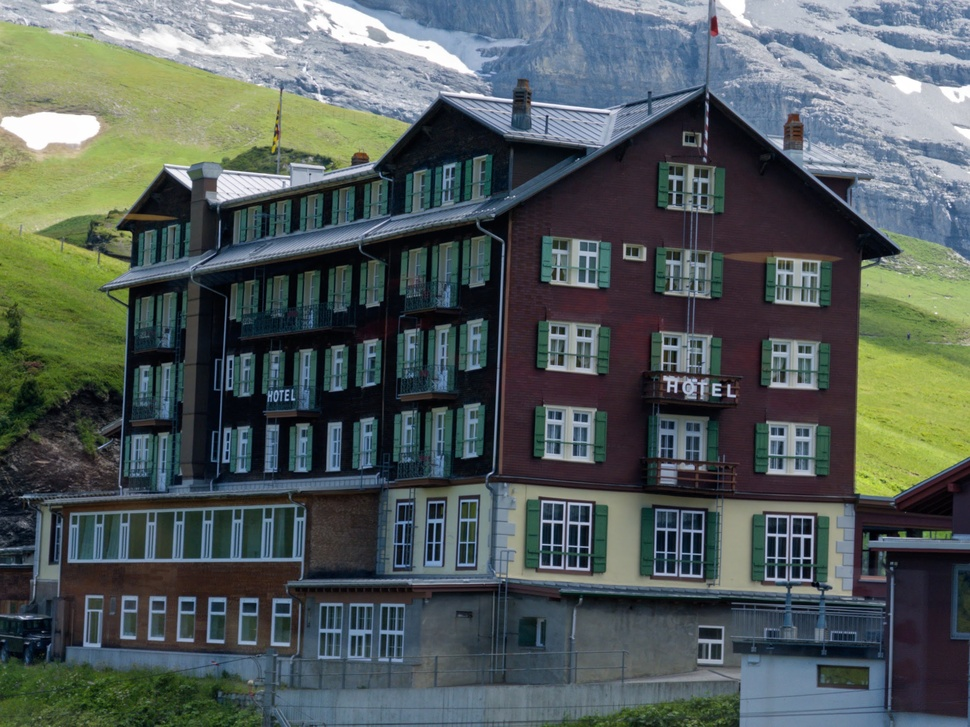
#> input picture Tests/images/IDG_20250628_143148_636.jpg, 970 x 727 px, shrunk from 2342 x 1756 before the run
$ python process_icon.py Tests/images/IDG_20250628_143148_636.jpg Tests/images/IMG_0589.jpg
#> lines starting #> are read from the running program, lines starting #| are printed output that depends on the picture; after the words box and inside, x2 and y2 are one past the last pixel; in counts of white or black regions, pixels touching at a corner belong together
import sys
from PIL import Image, ImageDraw, ImageOps

def create_rounded_icon(input_path, output_path, corner_radius_ratio=0.22):
#> called with input_path = 'Tests/images/IDG_20250628_143148_636.jpg', output_path = 'Tests/images/IMG_0589.jpg', corner_radius_ratio = 0.22
    try:
        # Open source image
        img = Image.open(input_path).convert("RGBA")

        # macOS squircle-ish rounded corners
        # Create mask
        mask = Image.new('L', img.size, 0)
#> mask: PIL image 970x727 L; every value is 0
        draw = ImageDraw.Draw(mask)

        w, h = img.size
#> w = 970; h = 727
        # Standard rounded rect for now (approximating macOS squircle)
        radius = min(w, h) * corner_radius_ratio
#> radius = 159.9
        draw.rounded_rectangle([(0, 0), (w, h)], radius=radius, fill=255)

        # Apply mask
        output = ImageOps.fit(img, mask.size, centering=(0.5, 0.5))
        output.putalpha(mask)
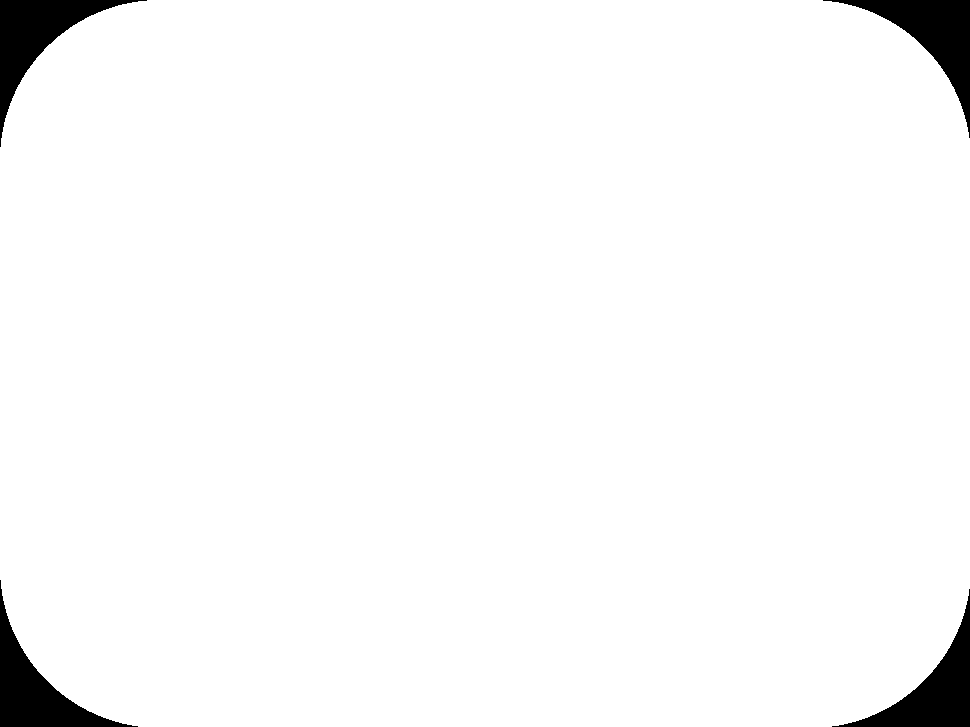
#> mask: PIL image 970x727 L; 96.9% white; 4 black regions, box (x1, y1, x2, y2) and area: (0, 0, 147, 147) 5503, (823, 0, 970, 138) 5380, (0, 580, 138, 727) 5380, (832, 589, 970, 727) 5246
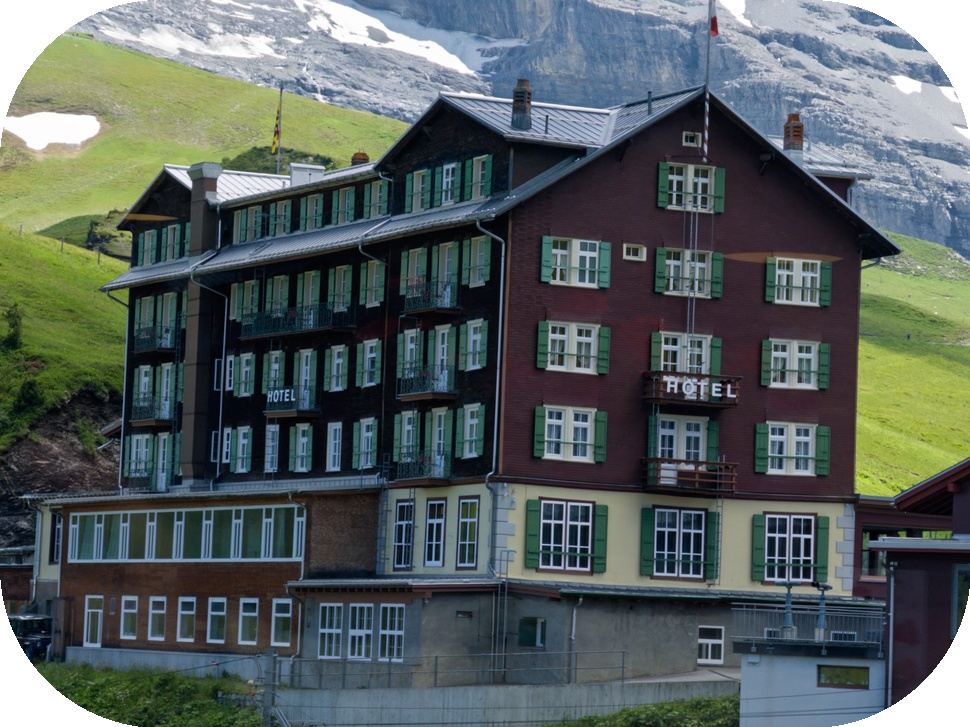
#> output: PIL image 970x727 RGBA; mean R, G, B, A 82.9, 92.7, 91.2, 247.2; transparent parts drawn white

        # Save high-res master
        output.save(output_path, "PNG")
        print(f"Created processed icon at {output_path}")

    except Exception as e:
        print(f"Error processing image: {e}")
        sys.exit(1)

if __name__ == "__main__":
    if len(sys.argv) < 3:
        print("Usage: python3 process_icon.py <input> <output>")
        sys.exit(1)

    create_rounded_icon(sys.argv[1], sys.argv[2])

$ run again, on Tests/images/IMG_0597.jpg
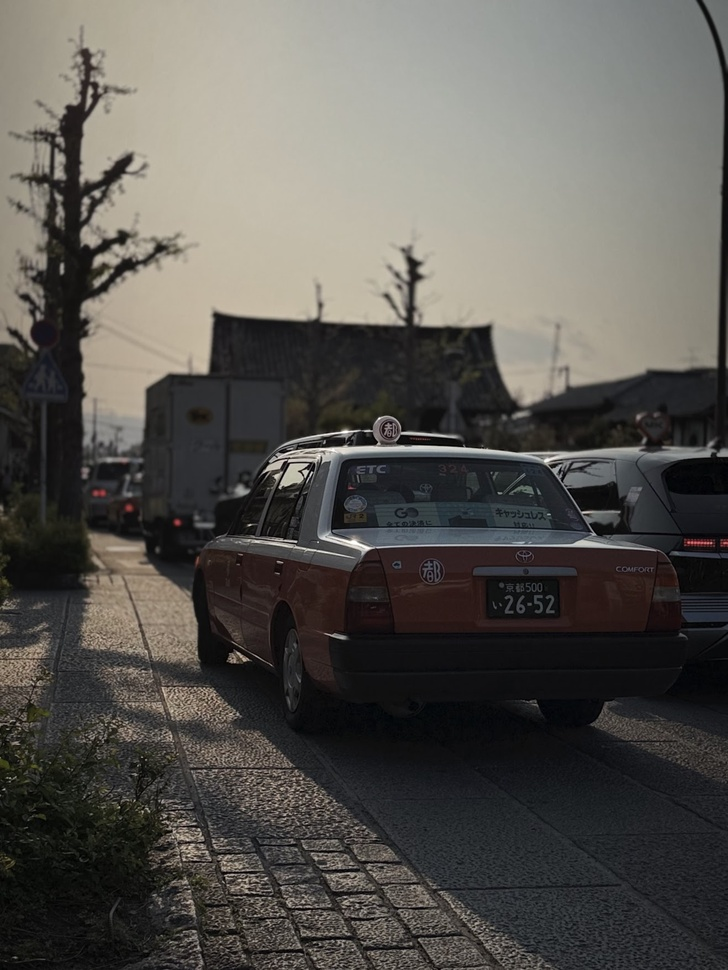
#> input picture Tests/images/IMG_0597.jpg, 728 x 970 px, shrunk from 1318 x 1756 before the run
#> in create_rounded_icon, `output.putalpha(mask)`:
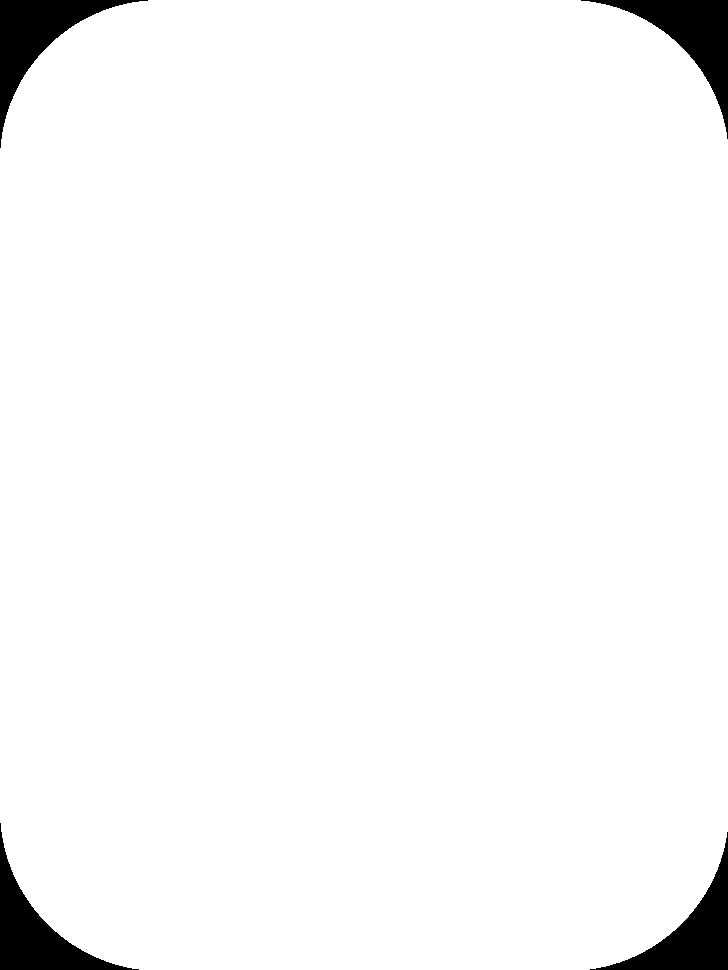
#> mask: PIL image 728x970 L; 96.9% white; 4 black regions, box (x1, y1, x2, y2) and area: (0, 0, 148, 148) 5541, (581, 0, 728, 139) 5407, (0, 823, 139, 970) 5407, (590, 832, 728, 970) 5278
#> in create_rounded_icon, `output.putalpha(mask)`:
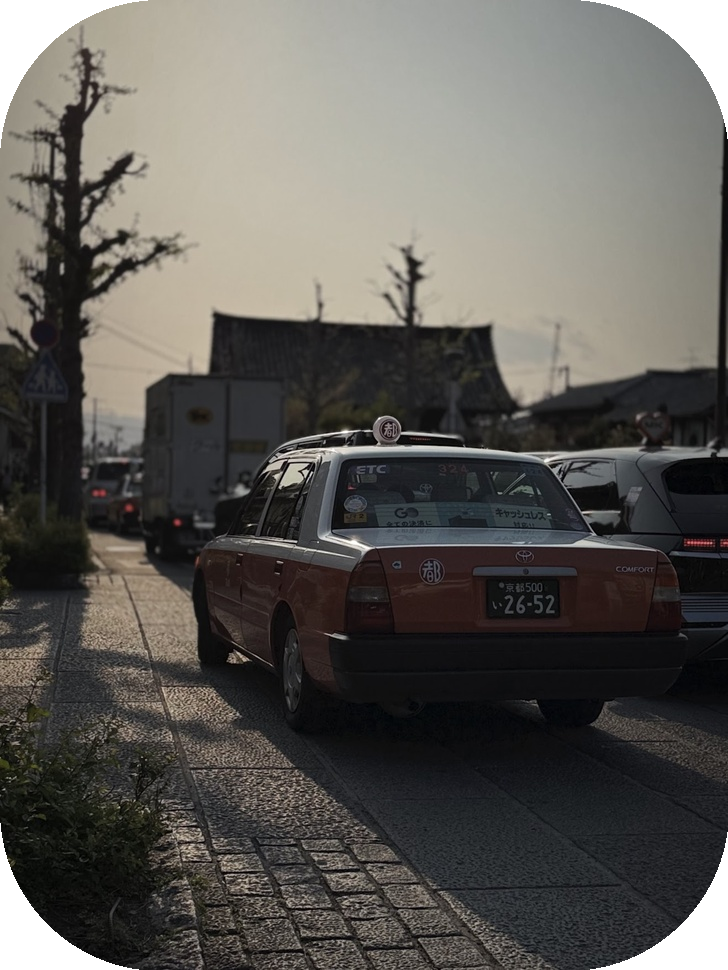
#> output: PIL image 728x970 RGBA; mean R, G, B, A 88.4, 86, 81.5, 247.2; transparent parts drawn white

$ run again, on Tests/images/IMG_0696.jpg
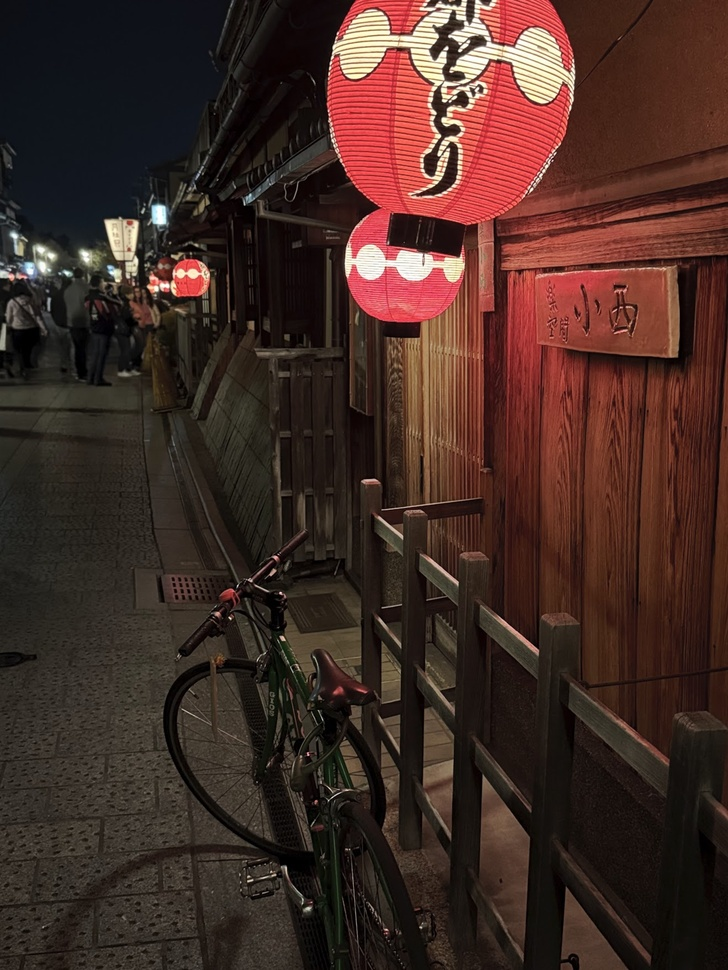
#> input picture Tests/images/IMG_0696.jpg, 728 x 970 px, shrunk from 1318 x 1756 before the run
#> in create_rounded_icon, `output.putalpha(mask)`:
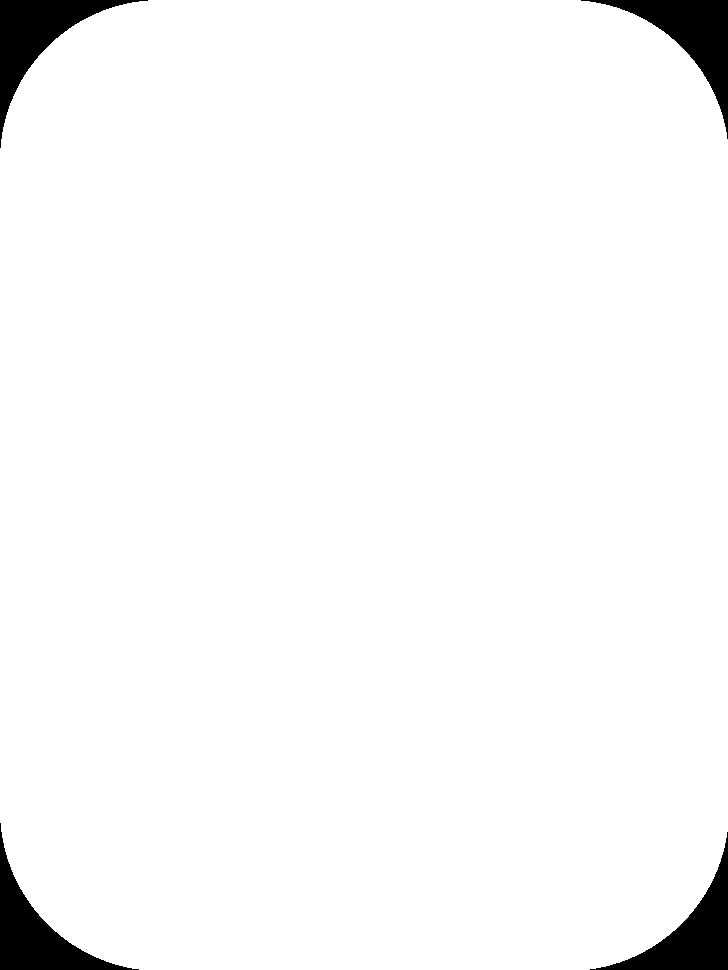
#> mask: PIL image 728x970 L; 96.9% white; 4 black regions, box (x1, y1, x2, y2) and area: (0, 0, 148, 148) 5541, (581, 0, 728, 139) 5407, (0, 823, 139, 970) 5407, (590, 832, 728, 970) 5278
#> in create_rounded_icon, `output.putalpha(mask)`:
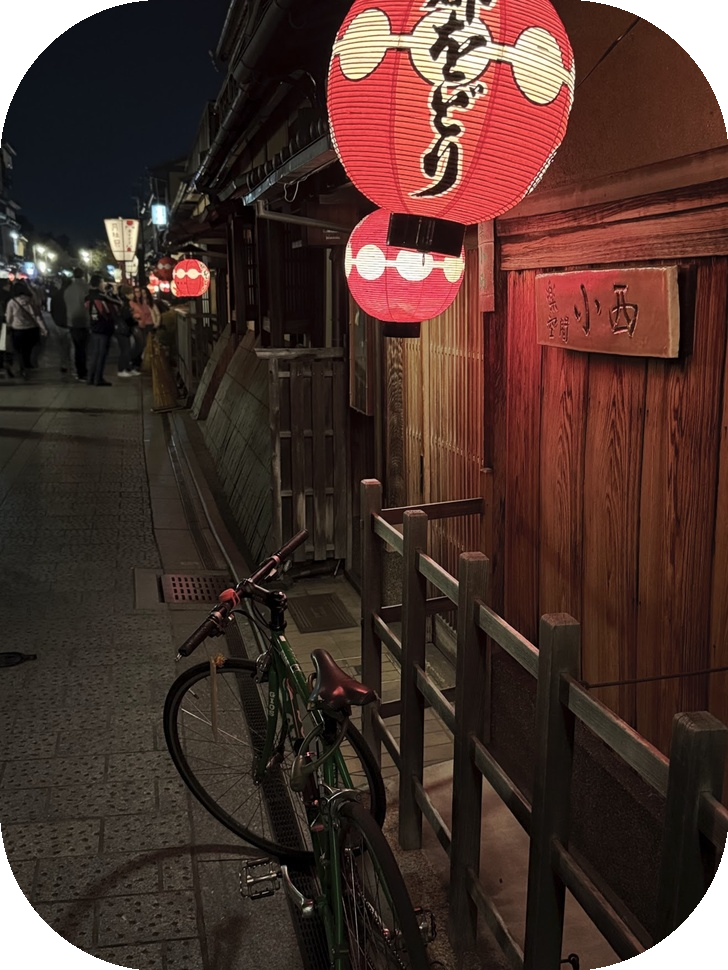
#> output: PIL image 728x970 RGBA; mean R, G, B, A 66.8, 43.5, 36.7, 247.2; transparent parts drawn white
